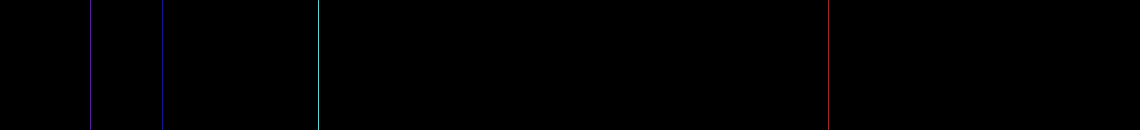
Frame 1 (no input)
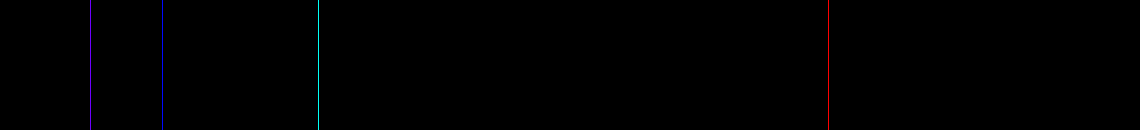
Frame 60 (the mouse pressed at the canvas centre just before this capture)
Frame 120 (the mouse held since frame 60 and released just before this capture): identical to frame 60, image omitted

The Processing sketch that drew these frames (run headless with seeded random() and noise(); from frame 60 on, the mouse is pressed at the canvas centre):

// Processing sketch: wavelengthToColor
// ── wavelengthToColor.pde
//Constants-------------------------------------------------------------------------------------------------
//8-25-2017
int colormaxHSV = 300;
float colormaxHSVf = float(colormaxHSV);

float lambdaViolet = 380.0;
float lambdaRed = 640.0;
int visMax = 760;

int scalefactor = 3;
int currentStroke = 1;

double R = 1.097e-7;
double h = 6.626e-34;
double c = 3.00e8;
double B = 3.6450682e-7;

//Setup-----------------------------------------------------------------------------------------------------
//8-25-2017
void setup() {
  size(1140, 130);
  background(0);
  strokeWeight(currentStroke);
  //print(RydbergFormula(2, 3));
}

//Draw------------------------------------------------------------------------------------------------------
//8-25-2017
void draw() {
  //Hydrogen_BrightLine();
  //BalmerSeries_BrightLine();
  Rydberg_BrightLine();
  //Sodium_BrightLine();
  //Helium_BrightLine();
  //Neon_BrightLine();
  //Mercury_BrightLine();
  //Cadmium_BrightLine();
  //Fluorine_BrightLine();
  //Chlorine_BrightLine();
}

//Functions for creating bright-line spectra of various elements--------------------------------------------
//8-26-2017
void Hydrogen_BrightLine() {
  Element H = new Element(new int[]{656, 486, 434, 410});
  int[] spectra = H.getSpectra();
  for(int m = 0; m < spectra.length; m++) {
    stroke(wavelengthToColor(spectra[m]));
    line(scalefactor * (spectra[m] - 380), 0, scalefactor * (spectra[m] - 380), height);
  }
}

void Sodium_BrightLine() {
  Element Na = new Element(new int[]{589, 590});
  int[] spectra = Na.getSpectra();
  for(int m = 0; m < spectra.length; m++) {
    stroke(wavelengthToColor(spectra[m]));
    line(scalefactor * (spectra[m] - 380), 0, scalefactor * (spectra[m] - 380), height);
  }
}

void Helium_BrightLine() {
  Element He = new Element(new int[]{403, 447, 471, 502, 588, 668});
  int[] spectra = He.getSpectra();
  for(int m = 0; m < spectra.length; m++) {
    stroke(wavelengthToColor(spectra[m]));
    line(scalefactor * (spectra[m] - 380), 0, scalefactor * (spectra[m] - 380), height);
  }
}

void Neon_BrightLine() {
  Element Ne = new Element(new int[]{540, 585, 588, 603, 607, 616, 622, 627, 633, 638, 640, 651, 660, 693, 703});
  int[] spectra = Ne.getSpectra();
  for(int m = 0; m < spectra.length; m++) {
    stroke(wavelengthToColor(spectra[m]));
    line(scalefactor * (spectra[m] - 380), 0, scalefactor * (spectra[m] - 380), height);
  }
}

void Mercury_BrightLine() {
  Element Hg = new Element(new int[]{436, 546, 577, 579});
  int[] spectra = Hg.getSpectra();
  for(int m = 0; m < spectra.length; m++) {
    stroke(wavelengthToColor(spectra[m]));
    line(scalefactor * (spectra[m] - 380), 0, scalefactor * (spectra[m] - 380), height);
  }
}

void Cadmium_BrightLine() {
  Element Cd = new Element(new int[]{644, 636, 509, 480, 468, 441});
  int[] spectra = Cd.getSpectra();
  for(int m = 0; m < spectra.length; m++) {
    stroke(wavelengthToColor(spectra[m]));
    line(scalefactor * (spectra[m] - 380), 0, scalefactor * (spectra[m] - 380), height);
  }
}

void Fluorine_BrightLine() {
  Element F = new Element(new int[]{624, 635, 641, 684, 686, 690});
  int[] spectra = F.getSpectra();
  for(int m = 0; m < spectra.length; m++) {
    stroke(wavelengthToColor(spectra[m]));
    line(scalefactor * (spectra[m] - 380), 0, scalefactor * (spectra[m] - 380), height);
  }
}

void Chlorine_BrightLine() {
  Element Cl = new Element(new int[]{480, 542, 490, 522, 491, 481});
  int[] spectra = Cl.getSpectra();
  for(int m = 0; m < spectra.length; m++) {
    stroke(wavelengthToColor(spectra[m]));
    line(scalefactor * (spectra[m] - 380), 0, scalefactor * (spectra[m] - 380), height);
  }
}

//Function for creating visible bright-line spectrum, needs fixing-----------------------------------------
//8-26-2017
void Visible_BrightLine() {
  strokeWeight(pow(scalefactor, 2));
  for (int w = 380; w <= visMax; w += scalefactor * scalefactor) {
    stroke(wavelengthToColor(w));
    int orig = w;
    for (int x = 0; x < scalefactor; x++) {
      line(scalefactor * (w - 380), 0, scalefactor * (w - 380), height);
      w += scalefactor;
    }
    w = orig;
  }
  strokeWeight(currentStroke);
}

//Conversion of lambda to HSV colorspace coordinates--------------------------------------------------------
//8-25-2017
color wavelengthToColor(int lambda) {
    int hue = int(map(float(lambda), lambdaViolet, lambdaRed, 0.0, colormaxHSVf));
    hue = colormaxHSV - hue;
    colorMode(HSB, 360, 1, 1);
    color c = color(hue, 1, 1);
    colorMode(RGB, 255, 255, 255);
    return c;
}

//Implementation of Rydberg's equation----------------------------------------------------------------------
//8-30-17
int RydbergFormula(float f, float i) {
  double invlambda = (R * ((1.0 / sq(f)) - (1.0 / sq(i))));
  return (int) (1 / invlambda * 10e-6);
}

void Rydberg_BrightLine() {
  int[] inits = {3, 4, 5, 6};  
  int[] fins = new int[inits.length];
  for(int i = 0; i < inits.length; i++) {
    fins[i] = RydbergFormula(2, inits[i]);
  }
  Element H = new Element(fins);
  int[] spectra = H.getSpectra();
  for(int m = 0; m < spectra.length; m++) {
    stroke(wavelengthToColor(spectra[m]));
    line(scalefactor * (spectra[m] - 380), 0, scalefactor * (spectra[m] - 380), height);
  }
}

//Implementation of Balmer's formula and series-------------------------------------------------------------
//8-30-2017
int[] BalmerFormula() {
  float[] n = {3.0, 4.0, 5.0, 6.0};
  int[] w = new int[4];
  
  for(int i = 0; i < n.length; i++) {
    w[i] = (int) (B * (sq(n[i]) / (sq(n[i]) - 4)) * 10e8);
    println(w[i]);
  }
  
  return w;
}

void BalmerSeries_BrightLine() {
  Element H = new Element(BalmerFormula());
  int[] spectra = H.getSpectra();
  for(int m = 0; m < spectra.length; m++) {
    stroke(wavelengthToColor(spectra[m]));
    line(scalefactor * (spectra[m] - 380), 0, scalefactor * (spectra[m] - 380), height);
  }
}

//Deprecated HSV to RGB color conversion - didn't work too well---------------------------------------------
//8-25-2017
int[] HSVtoRGB(int[] hsv) {
  int C = hsv[1] * hsv[2];
  int X = int(C * (1 - abs(((float(hsv[0]) / 60.0) % 2) - 1)));
  int m = hsv[2] - C;
  int[] rgb = new int[3];
  
  if (hsv[0] < 60) {
    rgb[0] = C;
    rgb[1] = X;
    rgb[2] = 0;
  } else if (hsv[0] < 120) {
    rgb[0] = X;
    rgb[1] = C;
    rgb[2] = 0;
  } else if (hsv[0] < 180) {
    rgb[0] = 0;
    rgb[1] = C;
    rgb[2] = X;
  } else if (hsv[0] < 240) {
    rgb[0] = 0;
    rgb[1] = X;
    rgb[2] = C;
  } else if (hsv[0] < 300) {
    rgb[0] = X;
    rgb[1] = 0;
    rgb[2] = C;
  } else if (hsv[0] < 360) {
    rgb[0] = C;
    rgb[1] = 0;
    rgb[2] = X;
    //rgb = [C, 0, X];
  }
  
  for(int k = 0; k < rgb.length; k++) {
     rgb[k] = (rgb[k] + m) * 255; 
  }
  
  return rgb;
}

//Mathematical operations----------------------------------------------------------------------------------
//8-30-2017
int sq(int n) {
  return (int) Math.pow(n, 2);  
}
// ── element.pde
//8-26-2017
public class Element {
  int[] spectra;
  
  public Element(int[] spectra) {
    this.spectra = spectra;  
  }
  
  int[] getSpectra() {
    return spectra;
  }
}
